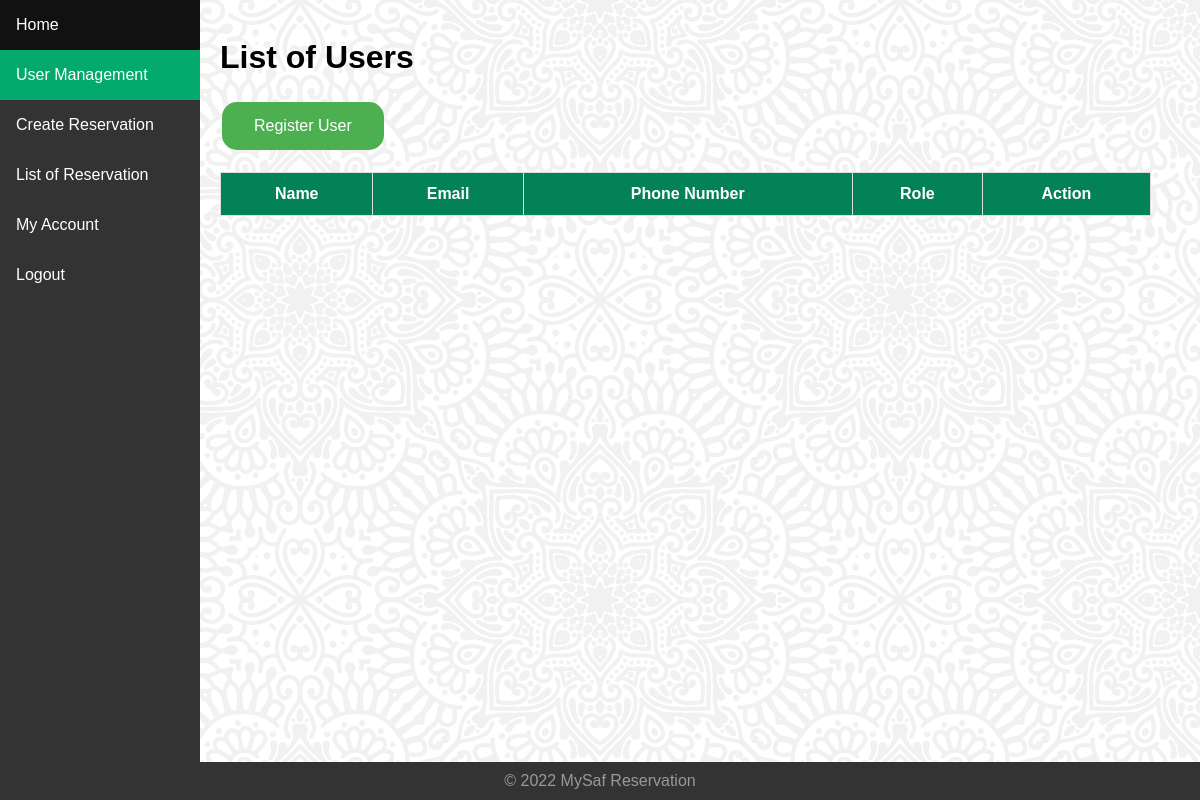
Before: /committee/user-management.php (signed in) with the older database file.
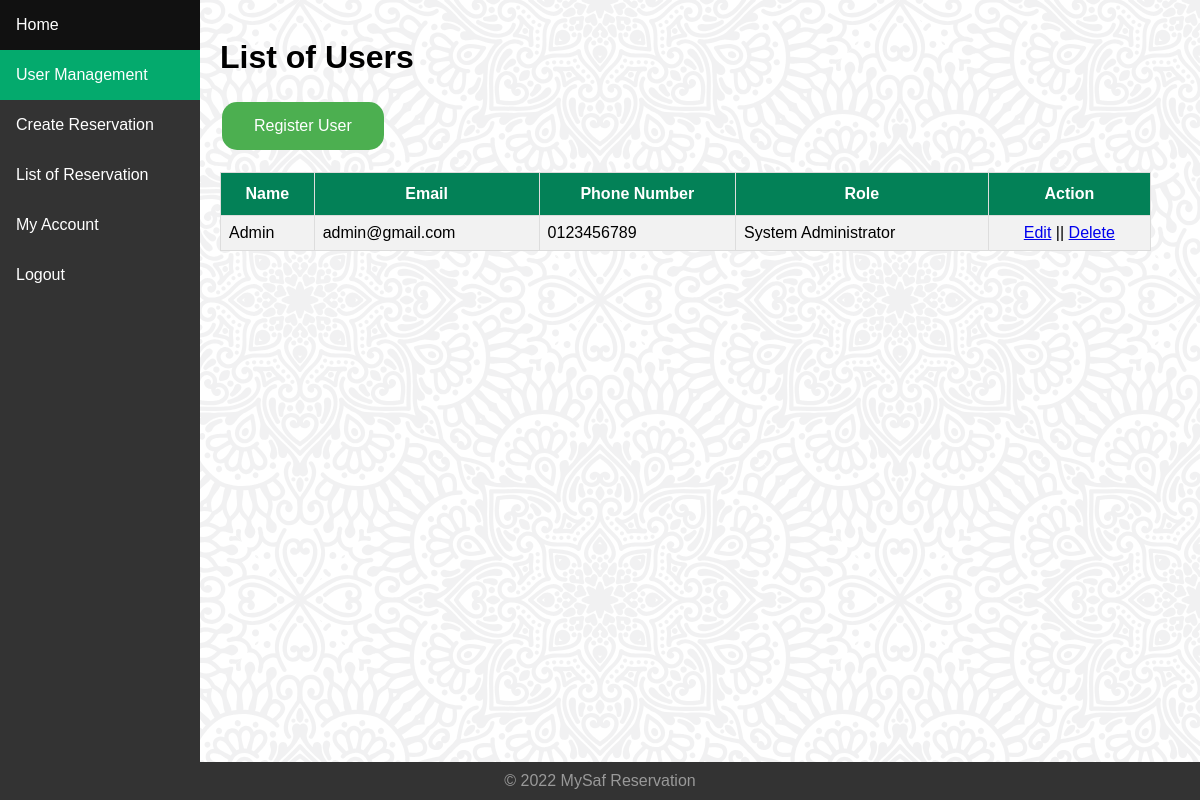
After: the same page with the newer database file.
### tables this page shows
CREATE TABLE IF NOT EXISTS `personal_detail` (
  `id` int NOT NULL AUTO_INCREMENT,
  `id_user` int NOT NULL,
  `name` varchar(255) NOT NULL,
  `tel_no` varchar(20) NOT NULL,
  `created_at` timestamp NOT NULL DEFAULT CURRENT_TIMESTAMP,
  `updated_at` timestamp NOT NULL DEFAULT CURRENT_TIMESTAMP ON UPDATE CURRENT_TIMESTAMP,
  `deleted_at` int NOT NULL DEFAULT '0' COMMENT 'Unix Timestamp',
  PRIMARY KEY (`id`),
  KEY `fk-personal_detail-id_user` (`id_user`)
);

CREATE TABLE IF NOT EXISTS `user` (
  `id` int NOT NULL AUTO_INCREMENT,
  `id_role` int NOT NULL,
  `email` varchar(255) NOT NULL,
  `password` char(60) NOT NULL COMMENT 'bcrypt Hashing',
  `created_at` timestamp NOT NULL DEFAULT CURRENT_TIMESTAMP,
  `updated_at` timestamp NOT NULL DEFAULT CURRENT_TIMESTAMP ON UPDATE CURRENT_TIMESTAMP,
  `deleted_at` int NOT NULL DEFAULT '0' COMMENT 'Unix Timestamp',
  PRIMARY KEY (`id`),
  UNIQUE KEY `uk-user-email` (`email`,`deleted_at`),
  KEY `fk-user-id_role` (`id_role`)
);

CREATE TABLE IF NOT EXISTS `lookup_role` (
  `id` int NOT NULL AUTO_INCREMENT,
  `code` varchar(10) NOT NULL,
  `description` varchar(255) NOT NULL,
  `created_at` timestamp NOT NULL DEFAULT CURRENT_TIMESTAMP,
  `updated_at` timestamp NOT NULL DEFAULT CURRENT_TIMESTAMP ON UPDATE CURRENT_TIMESTAMP,
  `deleted_at` int NOT NULL DEFAULT '0' COMMENT 'Unix Timestamp',
  PRIMARY KEY (`id`),
  UNIQUE KEY `uk-lookup_role-code` (`code`,`deleted_at`)
);

### components/helper.php (called while the page is built, shortened)
<?php
    function active_url($file_names)
    {
        $basename_url = basename($_SERVER['REQUEST_URI']);
        $parse_url = parse_url($basename_url, PHP_URL_PATH);
        if (is_array($file_names))
        {
            foreach ($file_names as $file_name)
            {
                if ($file_name == $parse_url)
                {
                    return "active";
                }
            }
        }
        else
        {
            if ($file_names == $parse_url)
            {
                    return "active";
            }
        }
        return null;
    }
?>

### public/committee/user-management.php (the view)
<?php require_once ('../layouts/header.php'); committeeSession(); ?>
<?php
  try
  {
    $stmt = $conn->prepare("
    SELECT
      personal_detail.id,
      personal_detail.name,
      user.email,
      personal_detail.tel_no,
      user.id_role AS ROLE,
      lookup_role.description AS role_desc
    FROM personal_detail
      LEFT JOIN user
        ON personal_detail.id_user = user.id
      LEFT JOIN lookup_role
        ON user.id_role = lookup_role.id
      WHERE
        personal_detail.deleted_at='0'
    ");
    $stmt->execute();
    $stmt->setFetchMode(PDO::FETCH_ASSOC);
    $row = $stmt->fetchAll();
  }
 catch (PDOException $e)
  {
    dd("Error: " . $e->getMessage());
  }
?>
<div>
    <br>
    <h1>List of Users</h1>
    <a href="<?= constant("BASEURL") . 'public/committee/register-user.php' ?>"><button class="button register-user">Register User</button></a>
</div>
<table id="user">
<br>
  <tr>
    <th>Name</th>
    <th>Email</th>
    <th>Phone Number</th>
    <th>Role</th>
    <th>Action</th>
  </tr>
  <?php
   foreach ($row as $data)
   {
  ?>
  <tr>
    <td><?php echo $data['name'];?></td>
    <td><?php echo $data['email'];?></td>
    <td><?php echo $data['tel_no'];?></td>
    <td><?php echo $data['role_desc'];?></td>
    <td align="center"><a href="golfer-update-record.php?id=<?php echo $row["id"];?>">Edit</a> || <a href="golfer-delete-record.php?id=<?php echo $row["id"];?>">Delete</a></td>
  </tr>
  <?php
    }
  ?>
</table>
<?php require_once ('../layouts/footer.php'); ?>

### public/layouts/header.php (shortened to what this page needs)
<?php require_once (constant("ROOTPATH") . '\components\helper.php'); ?>
<!DOCTYPE html>
<html lang="en">
<head>
    <link rel="stylesheet" type="text/css" href="<?= constant("BASEURL") . 'assets/css/main.css' ?>">
    <link rel="stylesheet" type="text/css" href="<?= constant("BASEURL") . 'assets/css/nav.css' ?>">
    <link rel="stylesheet" type="text/css" href="<?= constant("BASEURL") . 'assets/css/login.css' ?>">
    <link rel="stylesheet" type="text/css" href="<?= constant("BASEURL") . 'assets/css/table-style.css' ?>">
    <link rel="stylesheet" type="text/css" href="<?= constant("BASEURL") . 'assets/css/form.css' ?>">
    <link rel="stylesheet" type="text/css" href="<?= constant("BASEURL") . 'assets/css/dashboard.css' ?>">
</head>
<body>
<?php
    $side_nav_content = false;
    if (empty($_SESSION))
    {
        require_once (constant("ROOTPATH") . '/public/layouts/navigation/nav-guest.php');
    }
    else if ($_SESSION['role_code'] == "U001")
    {
        require_once (constant("ROOTPATH") . '/public/layouts/navigation/nav-user.php');
    }
    else if (in_array($_SESSION["role_code"], ["SA001", "MC001"]))
    {
        require_once (constant("ROOTPATH") . '/public/layouts/navigation/nav-committee.php');
        $side_nav_content = true;
    }
?>
<div class="<?= ($side_nav_content) ? "side-nav-content" : "container"; ?>">

### public/layouts/navigation/nav-committee.php
<nav class="sidenav">
    <a class="<?= active_url(["b031910250", "mysaf-reservation", "public", "committee", "index.php"]); ?>" href="<?= constant("BASEURL") . 'public/committee/index.php' ?>">Home</a>
    <a class="<?= active_url(["user-management.php", "register-user.php"]); ?>" href="<?= constant("BASEURL") . 'public/committee/user-management.php' ?>">User Management</a>
    <a class="<?= active_url("create-reservation.php"); ?>" href="<?= constant("BASEURL") . 'public/committee/create-reservation.php' ?>">Create Reservation</a>
    <a href="#list-of-reservation">List of Reservation</a>
    <a class="<?= active_url("my-committee-acc.php"); ?>" href="<?= constant("BASEURL") . 'public/committee/my-committee-acc.php' ?>">My Account</a>
    <a class="<?= active_url("logout.php"); ?>" href="<?= constant("BASEURL") . 'public/logout.php' ?>">Logout</a>
</nav>

### public/layouts/footer.php
</div>
<br>
<br>
<footer>
    &copy; <?= date('Y'); ?> MySaf Reservation
</footer>
</body>
</html>

### assets/css/main.css (style rules this page uses)
* { box-sizing: border-box; }
body { margin:0; font-family: Arial, Helvetica, sans-serif; background-image: url("../image/background.svg"); }
footer { position: fixed; left: 0; bottom: 0; width: 100%; background-color: #333; color: #FFFFFF80; text-align: center; padding: 10px; display: block; }

### assets/css/nav.css (style rules this page uses)
nav.sidenav { height: 100%; width: 200px; position: fixed; z-index: 1; top: 0; left: 0; background-color: #333; overflow-x: hidden; }
nav.sidenav a { color: white; padding: 16px; text-decoration: none; display: block; }
nav.sidenav .active { background-color: #04AA6D; }
div.side-nav-content { margin-left: 200px; padding-left: 20px; }

### assets/css/table-style.css (style rules this page uses)
#user { font-family: Arial, Helvetica, sans-serif; border-collapse: collapse; width: 95%; }
#user td, #user th { border: 1px solid #ddd; padding: 8px; }
#user tr:nth-child(even) { background-color: #f2f2f2; }
#user th { padding-top: 12px; padding-bottom: 12px; text-align: center; background-color: #038157; color: white; }
button.register-user { background-color: #4CAF50; border: none; color: white; padding: 15px 32px; text-align: center; font-size: 16px; margin: 4px 2px; cursor: pointer; border-radius: 15px; }

Changed rows visible on the page:
added personal_detail: name "Admin", id_user.email "admin@gmail.com", tel_no "0123456789", lookup_role.description "System Administrator"
